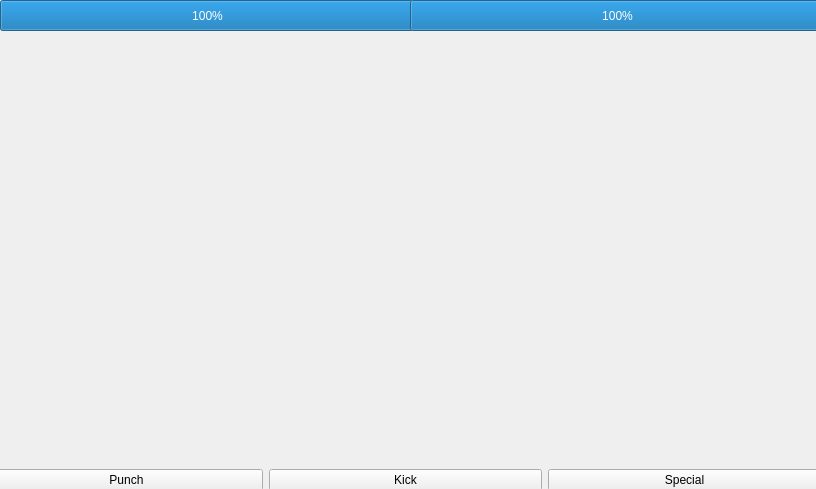
<?xml version="1.0" encoding="UTF-8"?>
<ui version="4.0">
 <class>WidgetGame</class>
 <widget class="QWidget" name="WidgetGame">
  <property name="geometry">
   <rect>
    <x>0</x>
    <y>0</y>
    <width>816</width>
    <height>489</height>
   </rect>
  </property>
  <property name="maximumSize">
   <size>
    <width>816</width>
    <height>489</height>
   </size>
  </property>
  <property name="windowTitle">
   <string>RockTheStick</string>
  </property>
  <widget class="QWidget" name="gridLayoutWidget">
   <property name="geometry">
    <rect>
     <x>-10</x>
     <y>440</y>
     <width>831</width>
     <height>80</height>
    </rect>
   </property>
   <layout class="QGridLayout" name="gridLayout">
    <item row="0" column="0">
     <widget class="QPushButton" name="btnPunch">
      <property name="text">
       <string>Punch</string>
      </property>
     </widget>
    </item>
    <item row="0" column="1">
     <widget class="QPushButton" name="btnKick">
      <property name="text">
       <string>Kick</string>
      </property>
     </widget>
    </item>
    <item row="0" column="2">
     <widget class="QPushButton" name="btnSpecial">
      <property name="text">
       <string>Special</string>
      </property>
     </widget>
    </item>
   </layout>
  </widget>
  <widget class="QProgressBar" name="playerHealth">
   <property name="geometry">
    <rect>
     <x>0</x>
     <y>0</y>
     <width>415</width>
     <height>31</height>
    </rect>
   </property>
   <property name="value">
    <number>100</number>
   </property>
   <property name="alignment">
    <set>Qt::AlignLeading|Qt::AlignLeft|Qt::AlignVCenter</set>
   </property>
  </widget>
  <widget class="QProgressBar" name="enemyHealth">
   <property name="geometry">
    <rect>
     <x>410</x>
     <y>0</y>
     <width>415</width>
     <height>31</height>
    </rect>
   </property>
   <property name="value">
    <number>100</number>
   </property>
   <property name="alignment">
    <set>Qt::AlignLeading|Qt::AlignLeft|Qt::AlignVCenter</set>
   </property>
  </widget>
 </widget>
 <resources/>
 <connections/>
</ui>
